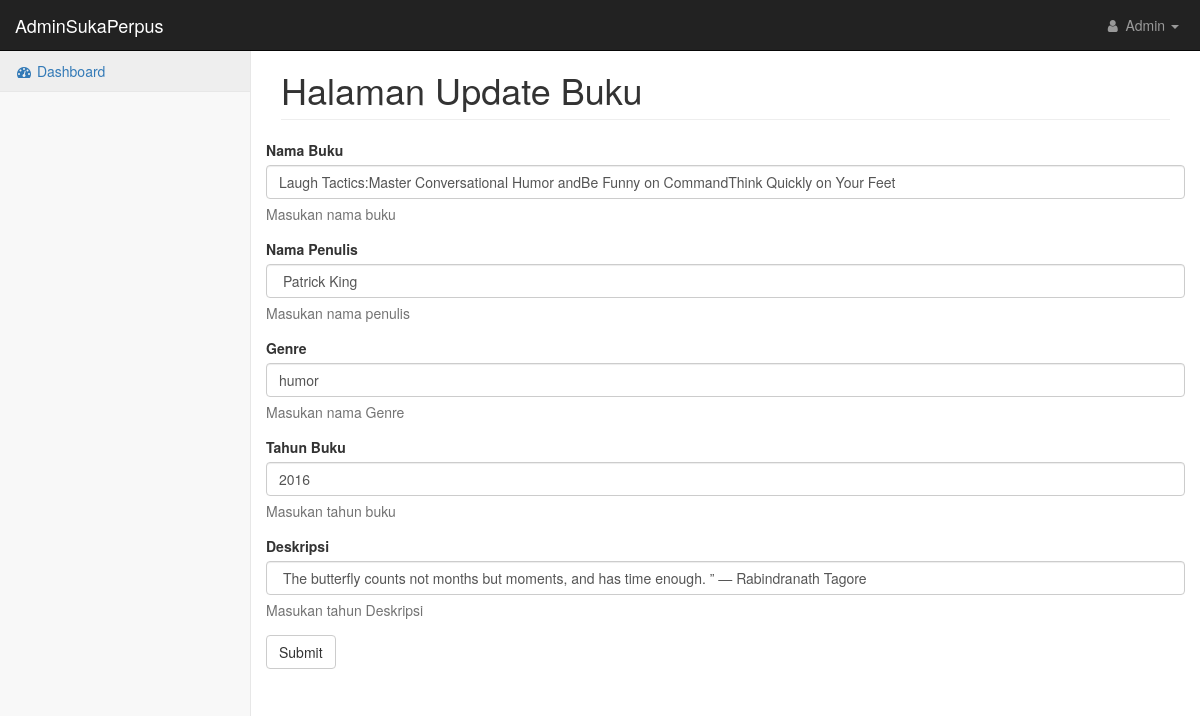
Screenshot of /Databuku_C/edit/38 with the database file from the repository.
### tables this page shows
CREATE TABLE `data_buku` (
  `id` int(11) NOT NULL,
  `nama_buku` text NOT NULL,
  `penulis` text DEFAULT NULL,
  `genre` varchar(255) DEFAULT NULL,
  `tahun` int(6) NOT NULL,
  `deskripsi` text NOT NULL,
  `links` text NOT NULL
);

### application/controllers/Databuku_C.php (called while the page is built, shortened)
<?php
class Databuku_C extends CI_Controller{
    public function __construct()
    {
        $this->load->model('Databuku_model');
        $this->load->model('Auth_model');
        $this->load->helper('url');
    }
    public function edit($id){
        $data['data_buku'] = $this->Databuku_model->getByID($id);
        $this->load->view('front_end/admin/update',$data);
    }
}
?>

### index.php (called while the page is built, shortened)
<?php
require_once BASEPATH.'core/CodeIgniter.php';

### application/models/Databuku_model.php (called while the page is built, shortened)
<?php
class Databuku_Model extends CI_Model{
    private $table = 'data_buku';
    public function getById($id){
        return $this->db->get_where($this->table,['id'=>$id])->row();
    }
}
?>

### application/views/front_end/admin/update.php (the view, shortened to what this page needs)
<!DOCTYPE html>
<html lang="en">
<head>
    <link href="<?php echo base_url(); ?>assets/admin_assets/css/bootstrap.min.css" rel="stylesheet">
    <link href="<?php echo base_url(); ?>assets/admin_assets/css/metisMenu.min.css" rel="stylesheet">
    <link href="<?php echo base_url(); ?>assets/admin_assets/css/timeline.css" rel="stylesheet">
    <link href="<?php echo base_url(); ?>assets/admin_assets/css/startmin.css" rel="stylesheet">
    <link href="<?php echo base_url(); ?>assets/admin_assets/css/morris.css" rel="stylesheet">
    <link href="<?php echo base_url(); ?>assets/admin_assets/css/font-awesome.min.css" rel="stylesheet" type="text/css">
</head>
<body>
    <div id="wrapper">
        <nav class="navbar navbar-inverse navbar-fixed-top" role="navigation">
            <div class="navbar-header">
                <a class="navbar-brand" href="#">AdminSukaPerpus</a>
            </div>
            <ul class="nav navbar-right navbar-top-links">
                <li class="dropdown">
                    <a class="dropdown-toggle" data-toggle="dropdown" href="#">
                        <i class="fa fa-user fa-fw"></i> Admin <b class="caret"></b>
                    </a>
                </li>
            </ul>
            <div class="navbar-default sidebar" role="navigation">
                <div class="sidebar-nav navbar-collapse">
                    <ul class="nav" id="side-menu">
                        <li>
                            <a href="#" class="active"><i class="fa fa-dashboard fa-fw"></i> Dashboard</a>
                        </li>
                    </ul>
                </div>
            </div>
        </nav>
        <div id="page-wrapper">
            <div class="container-fluid">
                <div class="row">
                    <div class="col-lg-12">
                        <h1 class="page-header">Halaman Update Buku</h1>
                    </div>
                </div>
                <div class="row">
                    <div class="col-12">
                        <form role="form" method="POST" action="<?= base_url('Databuku_C/updatedata')  ?>">
                            <div class="form-group">
                                <label for="nama_buku">Nama Buku</label>
                                <input class="form-control" type="text" name="nama_buku" value="<?= $data_buku->nama_buku ;?>" >
                                <p class="help-block">Masukan nama buku</p>
                            </div>
                            <div class="form-group">
                                <label for="penulis">Nama Penulis</label>
                                <input class="form-control" type="text" name="penulis" value="<?= $data_buku->penulis ;?>" >
                                <p class="help-block">Masukan nama penulis</p>
                            </div>
                            <div class="form-group">
                                <label for="nama_penulis">Genre</label>
                                <input class="form-control" type="text" name="genre" value="<?= $data_buku->genre ;?>" >
                                <p class="help-block">Masukan nama Genre</p>
                            </div>
                             <div class="form-group" for="tahun">
                                <label>Tahun Buku</label>
                                <input class="form-control" type="text" name="tahun" id="tahun" value="<?= $data_buku->tahun;?>" >
                                <p class="help-block">Masukan tahun buku</p>
                            </div>
                            <div class="form-group" for="tahun">
                                <label>Deskripsi</label>
                                <input class="form-control" type="text" name="deskripsi" id="deskripsi" value="<?= $data_buku->deskripsi;?>" >
                                <p class="help-block">Masukan tahun Deskripsi</p>
                            </div>
                          <input type="submit" class="btn btn-default"></input>
                        <br>
                        <br>
                        </form>
                    </div>
                </div>
            </div>
        </div>
</body>
</html>

### assets/admin_assets/css/startmin.css (style rules this page uses)
body { background-color: #f8f8f8; }
#wrapper { width: 100%; }
#page-wrapper { padding-top: 30px; min-height: 568px; background-color: #fff; }
@media (min-width:768px) { #page-wrapper { position: inherit; margin-left: 250px; padding: 30px 15px 0 15px; border-left: 1px solid #e7e7e7; } }
.navbar-header { float: left; }
.navbar-right { text-align: right; }
.navbar-top-links { margin: 0; }
.navbar-top-links li { display: inline-block; }
.navbar-top-links li:last-child { margin-right: 6px; }
.navbar-top-links li a { padding: 15px; min-height: 50px; }
.navbar-top-links>li>a { color: #999; }
.sidebar .sidebar-nav.navbar-collapse { padding-right: 0; padding-left: 0; }
.sidebar ul li { border-bottom: 1px solid #e7e7e7; }
.sidebar ul li a.active { background-color: #eee; }
@media (min-width:768px) { .sidebar { z-index: 1; position: absolute; width: 250px; margin-top: 51px; } }

### rows the page displays
data_buku: nama_buku "Laugh Tactics:Master Conversational Humor andBe Funny on CommandThink Quickly on Your Feet", penulis "Patrick King", genre "humor", tahun "2016", deskripsi "The butterfly counts not months but moments, and has time enough. ” ― Rabindranath Tagore"
